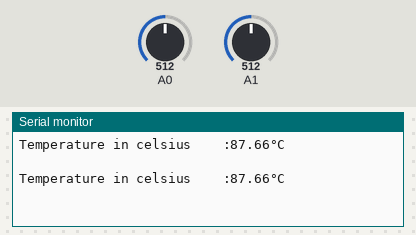
Recording of a sketch running on a simulated Arduino Uno, built with avr-gcc and run on an emulated ATmega328P. On the bench: the last lines printed to the serial monitor. Inputs (shaded band) come from the test bench; at power-on: A0 = 512, A1 = 512.

Above: at 2.8 s.
2.9 s: A0 set to 716
At 5.0 s:
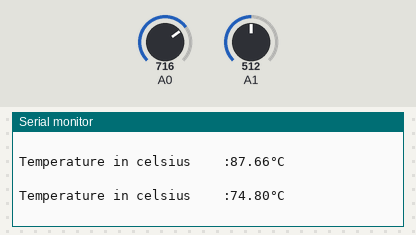
5.6 s: A1 set to 716
At 6.6 s:
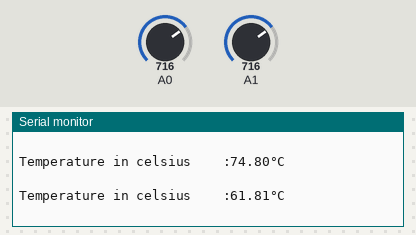
8.3 s: A0 set to 900
At 10.8 s:
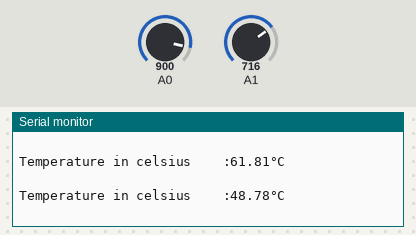
11.0 s: A1 set to 900
At 12.5 s:
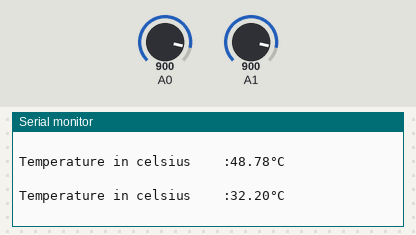
Timing chart, 0 to 14.0 s (numbered marks = the images above; inputs shaded):
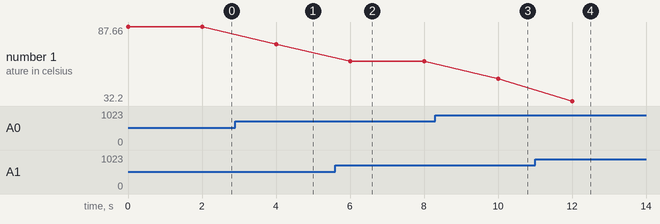

Measured:
- after the input at 2.9 s, the serial monitor: prints a new line after 1.1 s (image 1)
- after the input at 5.6 s, the serial monitor: prints a new line after 0.40 s (image 2)
- after the input at 8.3 s, the serial monitor: prints a new line after 1.7 s (image 3)
- after the input at 11.0 s, the serial monitor: prints a new line after 1.0 s (image 4)
- plotted number 1: 87.66 → 74.8 after the input at 2.9 s, 74.8 → 61.81 after the input at 5.6 s, 61.81 → 48.78 after the input at 8.3 s, 48.78 → 32.2 after the input at 11.0 s

The sketch:

PRUEBA_01_CABLEADO_PROYECTO.ino
```cpp
int Ro = 100, B =  3950; //Nominal resistance 100K, Beta constant
int Rseries = 10;// Series resistor 10K
float To = 298.15; // Nominal Temperature


void setup()
{
  Serial.begin(9600);
}

void loop()
{
   /*Read analog outputof NTC module,
   i.e the voltage across the thermistor */
  float Vi = analogRead(A0) * (5.0 / 1023.0);

  float Vii = analogRead(A1) * (5.0 / 1023.0);

  Vi = (Vi + Vii)/2;

  //Convert voltage measured to resistance value
  //All Resistance are in kilo ohms.
  float R = (Vi * Rseries) / (5 - Vi);
  /*Use R value in steinhart and hart equation
    Calculate temperature value in kelvin*/
  float T =  1 / ((1 / To) + ((log(R / Ro)) / B));
  float Tc = T - 273.15; // Converting kelvin to celsius
 // float Tf = Tc * 9.0 / 5.0 + 32.0; // Converting celsius to Fahrenheit
  Serial.println((String)"Temperature in celsius    :" + Tc + "°C");
 // Serial.println((String)"Temperature in Fahrenheit :" + Tf + "°F");
  Serial.println(" ");
  delay(2000);

// Los cables blancos son los de poder y los rojos del sensor


}
```
